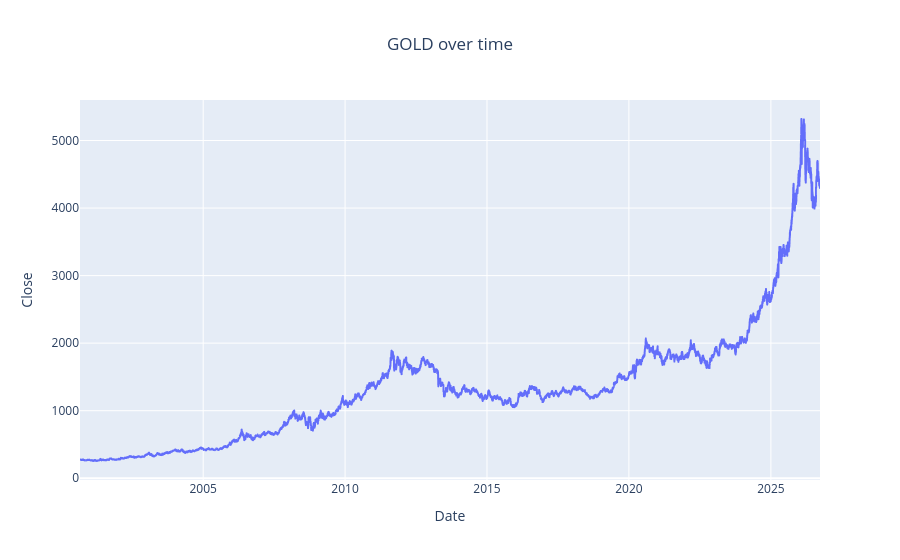

Notebook code for this chart:
### Code cell
# Dynamic visualisation of GOLD prices
fig = px.line(gold,
              x=gold.index,
              y="Close",
              title='GOLD over time')
fig.update_layout(title_x=0.5)  # This will center the title horizontally

fig.show()

### Figure 1 — Plotly figure (JSON) as saved in the notebook; plotly's stock layout.template omitted (floating-point values rounded to 4 significant figures; data arrays with more than 128 entries replaced by an {"elided": "..."} marker saying what was removed)
{"data": [{"hovertemplate": "Date=%{x}<br>Close=%{y}<extra></extra>", "legendgroup": "", "line": {"color": "#636efa", "dash": "solid"}, "marker": {"symbol": "circle"}, "mode": "lines", "name": "", "showlegend": false, "type": "scattergl", "x": {"elided": "6543 str values"}, "xaxis": "x", "y": {"elided": "6543 float values"}, "yaxis": "y"}], "layout": {"legend": {"tracegroupgap": 0}, "title": {"text": "GOLD over time", "x": 0.5}, "xaxis": {"anchor": "y", "domain": [0, 1], "title": {"text": "Date"}}, "yaxis": {"anchor": "x", "domain": [0, 1], "title": {"text": "Close"}}}}
